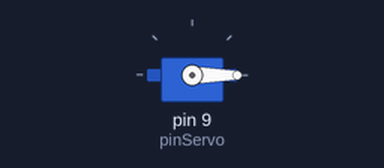
Recording of a sketch running on a simulated Arduino Uno, built with avr-gcc and run on an emulated ATmega328P. On the bench: servo.

Above: at 0.05 s.
At 9.05 s:
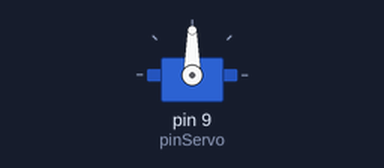
At 18.11 s:
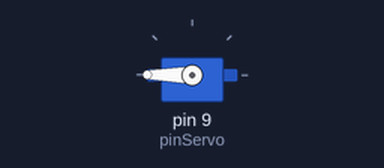
At 39.88 s:
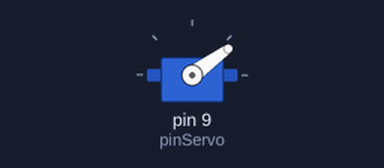
Timing chart, 0 to 40.0 s (numbered marks = the images above):
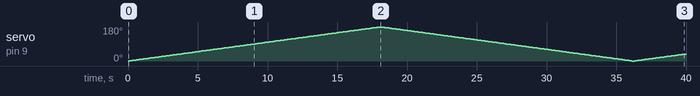

Measured:
- by itself, servo on pin 9 (pinServo): 0° → 1° at 0.10 s, → 2° 0.10 s later, → 3° 0.10 s later, → 4° 0.10 s later, … (397 changes in this stretch)

The sketch:

Servo.ino
```cpp
/*
Autor: A2N
Web: https://arduinlab.wordpress.com
DESCRIPCIÓN DEL PROGRAMA: Movimiento de servo SG90
*/

#include <Servo.h>

int pinServo = 9;  //Servo conectado en el pin 9
Servo miServo; //Creacción objeto miServo
int valorServo = 0; //Inicialización valor servo

void setup() {
  miServo.attach(pinServo);
}

void loop() {
  //lectura servo
  for(int i = 0; i<181; i++){
    miServo.write(i);
    delay(100);
  }

  for(int i = 180; i>= 0; i--){
    miServo.write(i);
    delay(100);
  }
}
```
